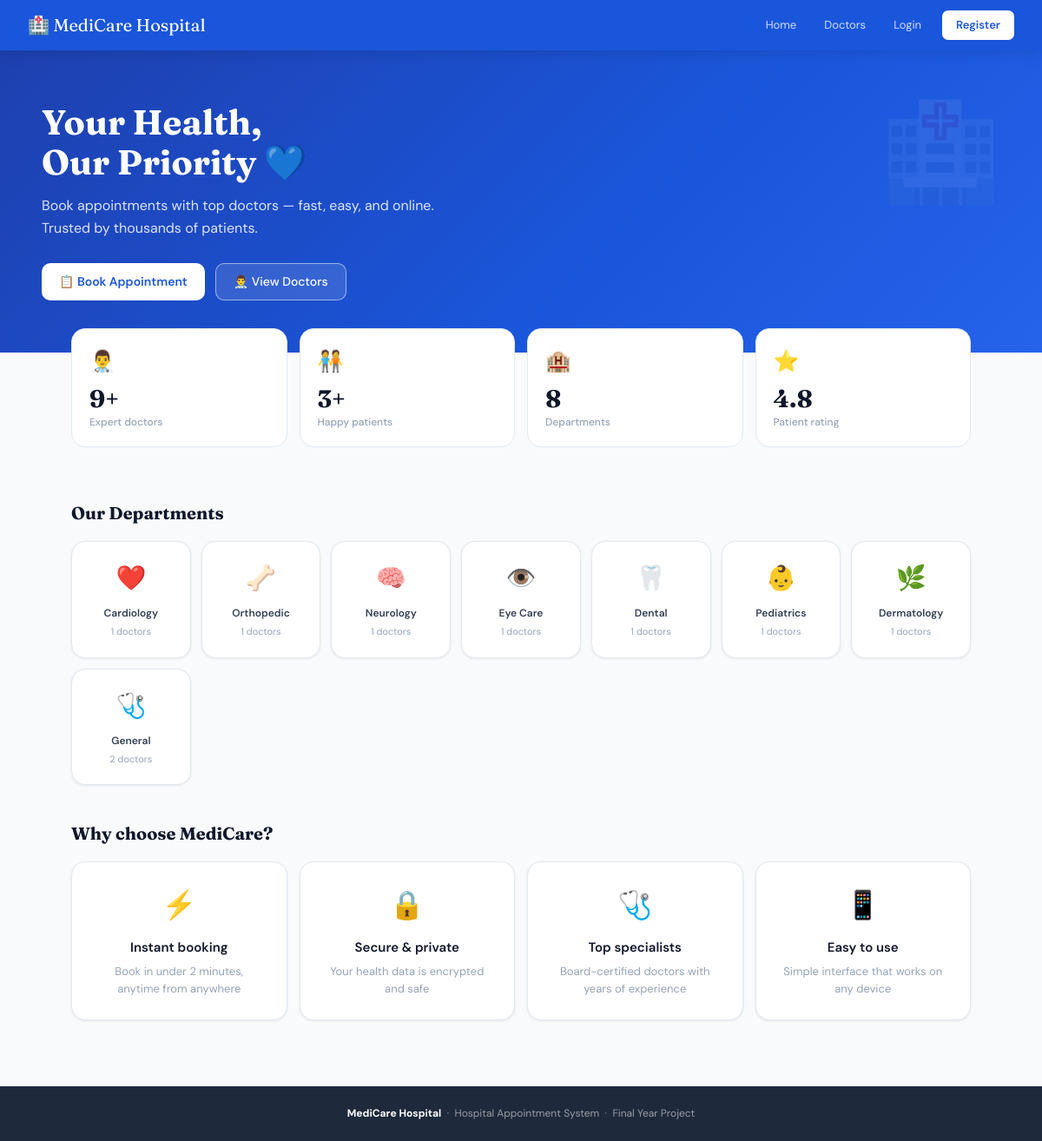
The page / on the database its author committed.
### models.py (models this page shows)
class Department(db.Model):
    __tablename__ = 'departments'
    id      = db.Column(db.Integer, primary_key=True)
    name    = db.Column(db.String(100), unique=True, nullable=False)
    emoji   = db.Column(db.String(5), default='🏥')
    doctors = db.relationship('Doctor', backref='department', lazy=True)

### app.py (the view)
@app.route('/')
def home():
    departments = Department.query.all()
    doctors_count = Doctor.query.count()
    patients_count = Patient.query.count()
    return render_template('index.html', departments=departments, doctors_count=doctors_count, patients_count=patients_count)

### templates/index.html (shortened to what this page needs)
{% extends "base.html" %}
{% block content %}
<section class="hero">
  <h1>Your Health,<br>Our Priority 💙</h1>
  <p>Book appointments with top doctors — fast, easy, and online. Trusted by thousands of patients.</p>
  <div class="hero-btns">
    <a href="{{ url_for('register') }}" class="btn btn-white">📋 Book Appointment</a>
    <a href="{{ url_for('doctors') }}" class="btn" style="border:1.5px solid rgba(255,255,255,0.5);color:#fff;background:rgba(255,255,255,0.12);">👨‍⚕️ View Doctors</a>
  </div>
</section>
<div style="max-width:1100px;margin:0 auto;padding:0 32px;">
  <div class="stats-grid" style="margin-top:-28px;position:relative;z-index:2;">
    <div class="stat-card">
      <div class="stat-icon">👨‍⚕️</div>
      <div class="stat-num">{{ doctors_count }}+</div>
      <div class="stat-label">Expert doctors</div>
    </div>
    <div class="stat-card">
      <div class="stat-icon">🧑‍🤝‍🧑</div>
      <div class="stat-num">{{ patients_count }}+</div>
      <div class="stat-label">Happy patients</div>
    </div>
    <div class="stat-card">
      <div class="stat-icon">🏨</div>
      <div class="stat-num">{{ departments|length }}</div>
      <div class="stat-label">Departments</div>
    </div>
    <div class="stat-card">
      <div class="stat-icon">⭐</div>
      <div class="stat-num">4.8</div>
      <div class="stat-label">Patient rating</div>
    </div>
  </div>
</div>
<div style="max-width:1100px;margin:0 auto;padding:36px 32px;">
  <h2 class="section-title">Our Departments</h2>
  <div class="dept-grid">
    {% for dept in departments %}
    <a href="{{ url_for('doctors', dept=dept.name) }}" class="dept-card">
      <div class="dept-emoji">{{ dept.emoji }}</div>
      <div class="dept-name">{{ dept.name }}</div>
      <div class="dept-count">{{ dept.doctors|length }} doctors</div>
    </a>
    {% endfor %}
  </div>
  <h2 class="section-title" style="margin-top:40px;">Why choose MediCare?</h2>
  <div style="display:grid;grid-template-columns:repeat(auto-fit,minmax(220px,1fr));gap:14px;margin-bottom:40px;">
    <div class="card" style="text-align:center;">
      <div style="font-size:32px;margin-bottom:10px;">⚡</div>
      <h3 style="font-size:15px;font-weight:600;margin-bottom:6px;">Instant booking</h3>
      <p style="font-size:13px;color:var(--gray-400);">Book in under 2 minutes, anytime from anywhere</p>
    </div>
    <div class="card" style="text-align:center;">
      <div style="font-size:32px;margin-bottom:10px;">🔒</div>
      <h3 style="font-size:15px;font-weight:600;margin-bottom:6px;">Secure & private</h3>
      <p style="font-size:13px;color:var(--gray-400);">Your health data is encrypted and safe</p>
    </div>
    <div class="card" style="text-align:center;">
      <div style="font-size:32px;margin-bottom:10px;">🩺</div>
      <h3 style="font-size:15px;font-weight:600;margin-bottom:6px;">Top specialists</h3>
      <p style="font-size:13px;color:var(--gray-400);">Board-certified doctors with years of experience</p>
    </div>
    <div class="card" style="text-align:center;">
      <div style="font-size:32px;margin-bottom:10px;">📱</div>
      <h3 style="font-size:15px;font-weight:600;margin-bottom:6px;">Easy to use</h3>
      <p style="font-size:13px;color:var(--gray-400);">Simple interface that works on any device</p>
    </div>
  </div>
</div>
{% endblock %}

### templates/base.html (style rules this page uses)
:root { --blue:#1a56db;--blue-light:#EFF6FF;--blue-dark:#1e40af;--navy:#1e293b;--green:#16a34a;--green-light:#DCFCE7;--amber:#d97706;--amber-light:#FEF3C7;--red:#dc2626;--red-light:#FEE2E2;--gray-50:#F8FAFC;--gray-100:#F1F5F9;--gray-200:#E2E8F0;--gray-400:#94A3B8;--gray-600:#475569;--gray-700:#334155;--gray-900:#0F172A;--white:#ffffff;--font-head:'Fraunces',serif;--font-body:'DM Sans',sans-serif;--radius:10px;--radius-lg:16px;--shadow:0 1px 3px rgba(0,0,0,0.08);--shadow-md:0 4px 16px rgba(0,0,0,0.10) }
* { box-sizing:border-box;margin:0;padding:0 }
body { font-family:var(--font-body);background:var(--gray-50);color:var(--gray-900);font-size:14px;line-height:1.6 }
a { text-decoration:none;color:inherit }
.btn { display:inline-flex;align-items:center;gap:6px;padding:9px 20px;border-radius:var(--radius);font-size:14px;font-weight:500;cursor:pointer;border:none;font-family:var(--font-body);transition:all .15s;text-decoration:none }
.btn-white { background:#fff;color:var(--blue);font-weight:600 }
.card { background:var(--white);border-radius:var(--radius-lg);border:1px solid var(--gray-200);padding:24px;box-shadow:var(--shadow) }
.stats-grid { display:grid;grid-template-columns:repeat(auto-fit,minmax(150px,1fr));gap:14px;margin-bottom:24px }
.stat-card { background:var(--white);border:1px solid var(--gray-200);border-radius:var(--radius-lg);padding:18px 20px }
.stat-icon { font-size:24px;margin-bottom:10px }
.stat-num { font-size:28px;font-weight:700;font-family:var(--font-head);line-height:1;margin-bottom:4px }
.stat-label { font-size:12px;color:var(--gray-400);font-weight:500 }
.dept-grid { display:grid;grid-template-columns:repeat(auto-fill,minmax(130px,1fr));gap:12px }
.dept-card { background:var(--white);border:1px solid var(--gray-200);border-radius:var(--radius-lg);padding:20px 14px;text-align:center;cursor:pointer;transition:all .15s;box-shadow:var(--shadow);display:block }
.dept-emoji { font-size:28px;margin-bottom:8px }
.dept-name { font-size:12px;font-weight:600;color:var(--gray-700) }
.dept-count { font-size:11px;color:var(--gray-400);margin-top:3px }
.hero { background:linear-gradient(135deg,#1e40af 0%,#1a56db 60%,#2563eb 100%);padding:60px 48px;color:#fff;position:relative;overflow:hidden }
.hero::before { content:'🏥';position:absolute;right:48px;top:30px;font-size:110px;opacity:0.08 }
.hero h1 { font-family:var(--font-head);font-size:40px;line-height:1.15;margin-bottom:14px }
.hero p { font-size:16px;opacity:0.85;margin-bottom:28px;max-width:500px }
.hero-btns { display:flex;gap:12px;flex-wrap:wrap }
.section-title { font-family:var(--font-head);font-size:20px;margin-bottom:16px;color:var(--gray-900) }

### rows shown on the page
Department: emoji "❤️", name "Cardiology", doctors|length "1"
Department: emoji "🦴", name "Orthopedic", doctors|length "1"
Department: emoji "🧠", name "Neurology", doctors|length "1"
Department: emoji "👁️", name "Eye Care", doctors|length "1"
Department: emoji "🦷", name "Dental", doctors|length "1"
Department: emoji "👶", name "Pediatrics", doctors|length "1"
Department: emoji "🌿", name "Dermatology", doctors|length "1"
Department: emoji "🩺", name "General", doctors|length "2"

### other values the page prints
{{ doctors_count }} "9"
{{ patients_count }} "3"
{{ departments|length }} "8"
